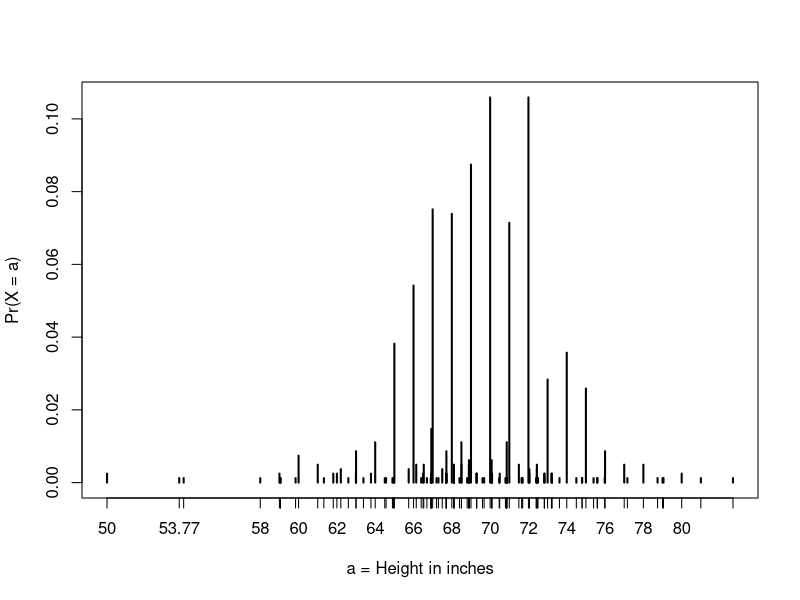
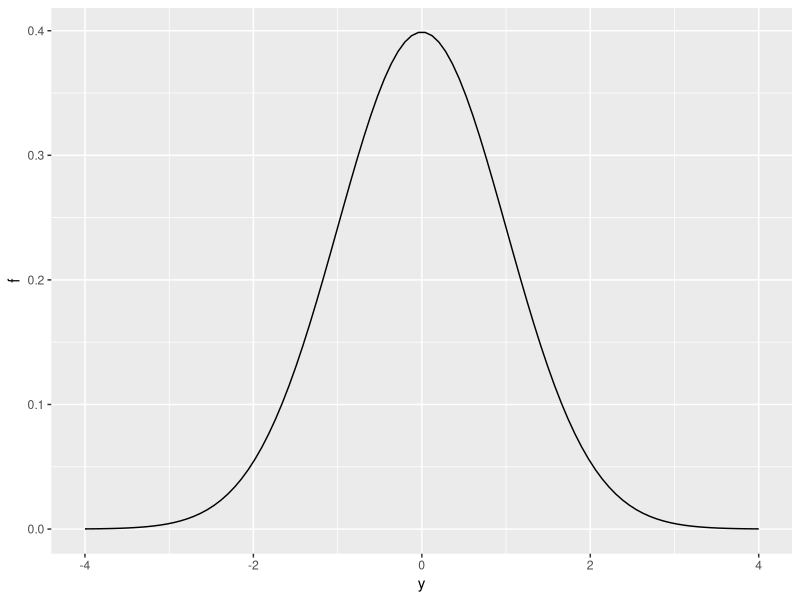

Reproduce these figures in R, in order. (Note: this script raises an error after producing the figures.)
library(tidyverse)
library(dslabs)
data(heights)

x <- heights %>% filter(sex=="Male") %>% .$height
F <- function(a) mean(x<=a)
1 - F(70)


1 - pnorm(70.5, mean(x), sd(x))
plot(prop.table(table(x)), xlab = "a = Height in inches", ylab = "Pr(X = a)")

mean(x <= 68.5) - mean(x <= 67.5)
mean(x <= 69.5) - mean(x <= 68.5)
mean(x <= 70.5) - mean(x <= 69.5)

pnorm(68.5, mean(x), sd(x)) - pnorm(67.5, mean(x), sd(x))
pnorm(69.5, mean(x), sd(x)) - pnorm(68.5, mean(x), sd(x))
pnorm(70.5, mean(x), sd(x)) - pnorm(69.5, mean(x), sd(x))

# Discretization
mean(x <= 70.9) - mean(x <= 70.1)
pnorm(70.9, mean(x), sd(x)) - pnorm(70.1, mean(x), sd(x))



# Probability density
avg <- mean(x)
s <- sd(x)
1 - pnorm(76, avg, s)
# use dnorm() for probability density function for the normal distribution

# Plotting the probability density for the normal distribution
y <- seq(-4, 4, length = 100)
data.frame(y, f = dnorm(y)) %>%
  ggplot(aes(y, f)) +
  geom_line()


# Note that dnorm() gives densities for the standard normal distribution by default.
# Probabilities for alternative normal distributions with mean mu and standard deviation sigma can be evaluated with:
dnorm(z, mu, sigma)


# Monte Carlo simulations
x <- heights %>% filter(sex=="Male") %>% .$height
n <- length(x)
avg <- mean(x)
s <- sd(x)
simulated_heights <- rnorm(n, avg, s)
ds_theme_set()
data.frame(simulated_heights=simulated_heights) %>% ggplot(aes(simulated_heights)) +
  geom_histogram(color="black", binwidth = 2)

# How rare is that the tallest person is a seven footer?
B <- 10000
tallest <- replicate(B, {
  simulated_data <- rnorm(800, avg, s)
  max(simulated_data)
})
mean(tallest >= 7*12)



# Other continious distributions
x <- seq(-4, 4, length.out = 100)
data.frame(x, f = dnorm(x)) %>% ggplot(aes(x, f)) +
  geom_line()
